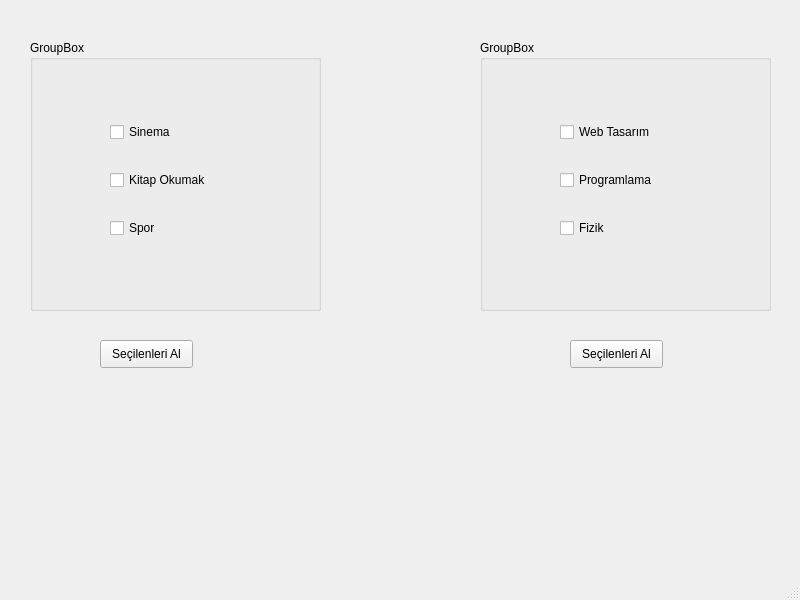
<?xml version="1.0" encoding="UTF-8"?>
<ui version="4.0">
 <class>MainWindow</class>
 <widget class="QMainWindow" name="MainWindow">
  <property name="geometry">
   <rect>
    <x>0</x>
    <y>0</y>
    <width>800</width>
    <height>600</height>
   </rect>
  </property>
  <property name="windowTitle">
   <string>MainWindow</string>
  </property>
  <widget class="QWidget" name="centralwidget">
   <widget class="QPushButton" name="btnHobilerSecilenleriAl">
    <property name="geometry">
     <rect>
      <x>100</x>
      <y>340</y>
      <width>93</width>
      <height>28</height>
     </rect>
    </property>
    <property name="text">
     <string>Seçilenleri Al</string>
    </property>
   </widget>
   <widget class="QLabel" name="lblResultHobiler">
    <property name="geometry">
     <rect>
      <x>90</x>
      <y>380</y>
      <width>101</width>
      <height>111</height>
     </rect>
    </property>
    <property name="text">
     <string/>
    </property>
   </widget>
   <widget class="QGroupBox" name="groupHobiler">
    <property name="geometry">
     <rect>
      <x>30</x>
      <y>40</y>
      <width>291</width>
      <height>271</height>
     </rect>
    </property>
    <property name="title">
     <string>GroupBox</string>
    </property>
    <widget class="QWidget" name="">
     <property name="geometry">
      <rect>
       <x>80</x>
       <y>60</y>
       <width>114</width>
       <height>161</height>
      </rect>
     </property>
     <layout class="QVBoxLayout" name="verticalLayout">
      <item>
       <widget class="QCheckBox" name="cbSinema">
        <property name="text">
         <string>Sinema</string>
        </property>
       </widget>
      </item>
      <item>
       <widget class="QCheckBox" name="cbKitapokumak">
        <property name="text">
         <string>Kitap Okumak</string>
        </property>
       </widget>
      </item>
      <item>
       <widget class="QCheckBox" name="cbSpor">
        <property name="text">
         <string>Spor</string>
        </property>
       </widget>
      </item>
     </layout>
    </widget>
   </widget>
   <widget class="QGroupBox" name="groupDersler">
    <property name="geometry">
     <rect>
      <x>480</x>
      <y>40</y>
      <width>291</width>
      <height>271</height>
     </rect>
    </property>
    <property name="title">
     <string>GroupBox</string>
    </property>
    <widget class="QWidget" name="layoutWidget">
     <property name="geometry">
      <rect>
       <x>80</x>
       <y>60</y>
       <width>114</width>
       <height>161</height>
      </rect>
     </property>
     <layout class="QVBoxLayout" name="verticalLayout_2">
      <item>
       <widget class="QCheckBox" name="cbWebTasarim">
        <property name="text">
         <string>Web Tasarım</string>
        </property>
       </widget>
      </item>
      <item>
       <widget class="QCheckBox" name="cbProgramlama">
        <property name="text">
         <string>Programlama</string>
        </property>
       </widget>
      </item>
      <item>
       <widget class="QCheckBox" name="cbFizik">
        <property name="text">
         <string>Fizik</string>
        </property>
       </widget>
      </item>
     </layout>
    </widget>
   </widget>
   <widget class="QPushButton" name="btnDerslerSecilenleriAl">
    <property name="geometry">
     <rect>
      <x>570</x>
      <y>340</y>
      <width>93</width>
      <height>28</height>
     </rect>
    </property>
    <property name="text">
     <string>Seçilenleri Al</string>
    </property>
   </widget>
   <widget class="QLabel" name="lblResultDersler">
    <property name="geometry">
     <rect>
      <x>570</x>
      <y>380</y>
      <width>101</width>
      <height>111</height>
     </rect>
    </property>
    <property name="text">
     <string/>
    </property>
   </widget>
  </widget>
  <widget class="QMenuBar" name="menubar">
   <property name="geometry">
    <rect>
     <x>0</x>
     <y>0</y>
     <width>800</width>
     <height>26</height>
    </rect>
   </property>
  </widget>
  <widget class="QStatusBar" name="statusbar"/>
 </widget>
 <resources/>
 <connections/>
</ui>
